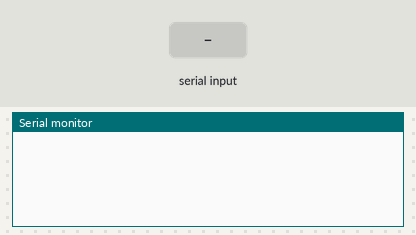
Bench run of a sketch on a simulated Arduino Uno, built with avr-gcc and run on an emulated ATmega328P. Shown: the last lines printed to the serial monitor. Inputs (shaded band) come from the test bench. EEPROM starts erased.

Above: at 1.2 s.
1.3 s: "write 1\n" received over Serial
At 2.6 s:
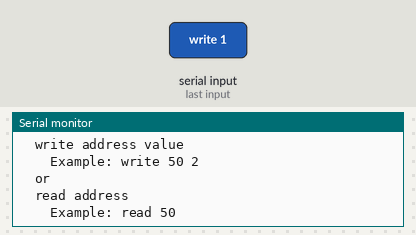
2.8 s: "write 150\n" received over Serial
At 4.1 s:
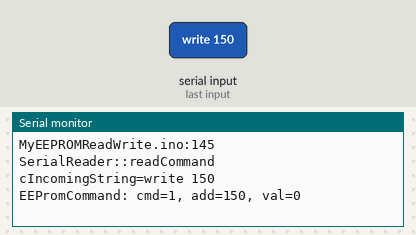
4.4 s: "read 1\n" received over Serial
At 5.5 s:
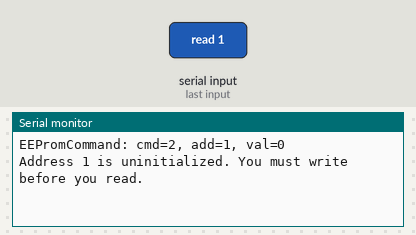
6.1 s: "read 150\n" received over Serial
At 7.5 s:
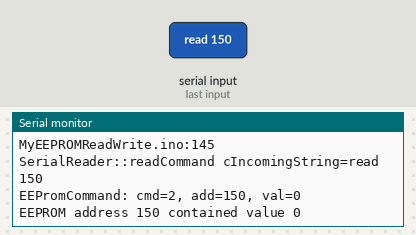
7.8 s: "write\n" received over Serial
At 8.03 s:
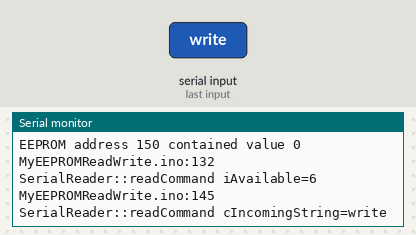
9.5 s: "read\n" received over Serial
At 9.7 s:
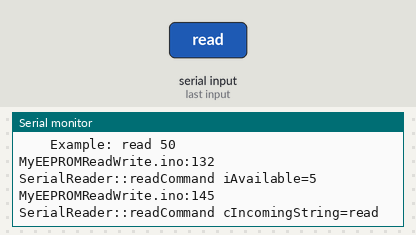
Timing chart, 0 to 12.2 s (numbered marks = the images above; inputs shaded):
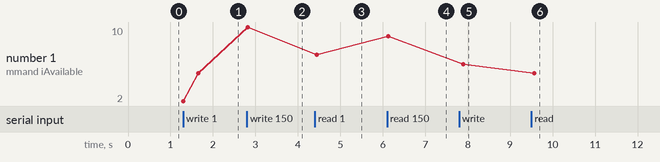

Measured:
- after the input at 1.3 s, the serial monitor: prints a new line at once (image 1)
- after the input at 2.8 s, the serial monitor: prints a new line at once (image 2)
- after the input at 4.4 s, the serial monitor: prints a new line after 0.05 s (image 3)
- after the input at 6.1 s, the serial monitor: prints a new line at once (image 4)
- after the input at 7.8 s, the serial monitor: prints a new line after 0.10 s (image 5)
- after the input at 9.5 s, the serial monitor: prints a new line after 0.06 s (image 6)
- plotted number 1: 5 → 10 after the input at 2.8 s, 10 → 7 after the input at 4.4 s, 7 → 9 after the input at 6.1 s, 9 → 6 after the input at 7.8 s, 6 → 5 after the input at 9.5 s

The sketch:

MyEEPROMReadWrite.ino
```cpp
// (licence header left out)
#include <EEPROM.h>

// Comment out the below line to stop debugging transmit across the serial port
#define DEBUG 1

// implement a real vararg printf for debugging across tge ardbino serial port. Its dumb they never provided one.
#define printf(...) myserialprintf(__VA_ARGS__)

#ifdef DEBUG
 #define myserialprintf(myformat, ...) _myserialprintf(PSTR(myformat), ##__VA_ARGS__)

  extern "C" {
   int serial_put_c(char c, FILE *fp)
   {
       if(c == '\n')
         Serial.write('\r');

     Serial.write(c);
   }
  }


  void _myserialprintf(const char *myformat, ...)
  {
#ifdef DEBUG
  FILE stdif;
  va_list ap;

   fdev_setup_stream(&stdif, serial_put_c, NULL, _FDEV_SETUP_WRITE);

   va_start(ap, myformat);
   vfprintf_P(&stdif, myformat, ap);
   va_end(ap);
#endif
  }

#else
  // Do notning since debug wasnt defined
  #define myserialprintf(fmt, ...)
#endif

class EEPromCommand {
  public:
     EEPromCommand() : command(-1), address(-1), write_value(0) {}
     EEPromCommand(int _command, int _address, byte _write_value) : command(_command),
         address(_address), write_value(_write_value) {}
     EEPromCommand(const EEPromCommand &_in) : command(_in.command),
         address(_in.address), write_value(_in.write_value) {}
     EEPromCommand & operator = (const EEPromCommand &_in) {
       if(&_in == this)
         return *this;
       command = _in.command;
       address = _in.address;
       write_value = _in.write_value;
     }

     void print() {
      printf("EEPromCommand: cmd=%d, add=%d, val=%d\n", command, address, write_value);
     }

     bool validate() {
       if ( (command == 1 || command == 2) && (address >= 0 && address <= 1023) ) {
         return true;
       } else if (command == 0) {
         usage();
       }
       return false;
     }

     void usage() {
       printf("EEPromCommand usage:\n");
       printf("  write address value\n");
       printf("    Example: write 50 2\n");
       printf("  or\n");
       printf("  read address\n");
       printf("    Example: read 50\n\n\n");
     }

     void clear() {
       command = 0;
       address = -1;
       write_value = 0;
     }


     int command;      // 0 for none, 1 for write, 2 for read. -1 means nothing entered.
     int address;      // EEPROM address to read or write to
     byte write_value; // value to write to the eeprom
};

class SerialReader {
  public:
    SerialReader() {};

  // Blocks and waits for an int (4 bytes.)
    EEPromCommand readCommand() {
      memset(cIncomingString,0,sizeof(cIncomingString));
      EEPromCommand oCmd;
      int iLoc = 0;
      char *cPt;
      char cValue[2] = {0};
      int iAvailable = Serial.available();

      if ( iAvailable > 0 ) {
        oCmd.clear();
        printf("%s:%d SerialReader::readCommand iAvailable=%d\n", __FILE__, __LINE__, iAvailable);
      }

      while ( iAvailable > 0 ) {
        cValue[1] = '\0';
        Serial.readBytes(cValue, 1);
        cValue[1] = '\0';
        cIncomingString[iLoc++] = cValue[0];
        iAvailable = Serial.available();
      }

      iLoc = 0;
      if ( strlen(cIncomingString) > 0 ) {
        printf("%s:%d SerialReader::readCommand cIncomingString=%s\n", __FILE__, __LINE__, cIncomingString);
        cPt = strtok (cIncomingString," ");
        while (cPt != NULL)
        {
          if ( iLoc == 0 ) {
            if ( strcmp(cPt,"write") == 0 ) {
              oCmd.command = 1;
            } else if ( strcmp(cPt,"read") == 0 ) {
              oCmd.command = 2;
            } else {
              printf("Invalid command = %s. No operation will be performed\n", cPt);
            }
          } else if ( iLoc == 1 ) {
            oCmd.address = atoi(cPt);
          } else if ( iLoc == 2 ) {
            oCmd.write_value = (byte)atoi(cPt);
          }
          cPt = strtok (NULL, " ");
          ++iLoc;
        }
      }

      return oCmd;
    }

  private:
    char cIncomingString[256];
};

byte EEPROMWasSet[1024];

SerialReader* g_pSerialReader;

void setup() {
   Serial.begin(9600);
   Serial.setTimeout(999999999999);

   g_pSerialReader = new SerialReader();
   memset(EEPROMWasSet, 0, sizeof(EEPROMWasSet) );
}

void loop() {
  // put your main code here, to run repeatedly:
  EEPromCommand oCmd(g_pSerialReader->readCommand());

  if (  oCmd.validate() ) {
    // Debugging helper
    oCmd.print();

    if ( oCmd.command == 1 ) {
      EEPROM.write(oCmd.address, oCmd.write_value);
      EEPROMWasSet[oCmd.address] = 1;
    } else if ( oCmd.command == 2 ) {
      if ( EEPROMWasSet[oCmd.address] == 1 ) {
        byte byteValue = EEPROM.read(oCmd.address);
        printf("EEPROM address %d contained value %d\n", oCmd.address, byteValue);
      } else {
        printf("Address %d is uninitialized. You must write before you read.\n", oCmd.address);
      }
    }
  }

  delay(100);
}
```
